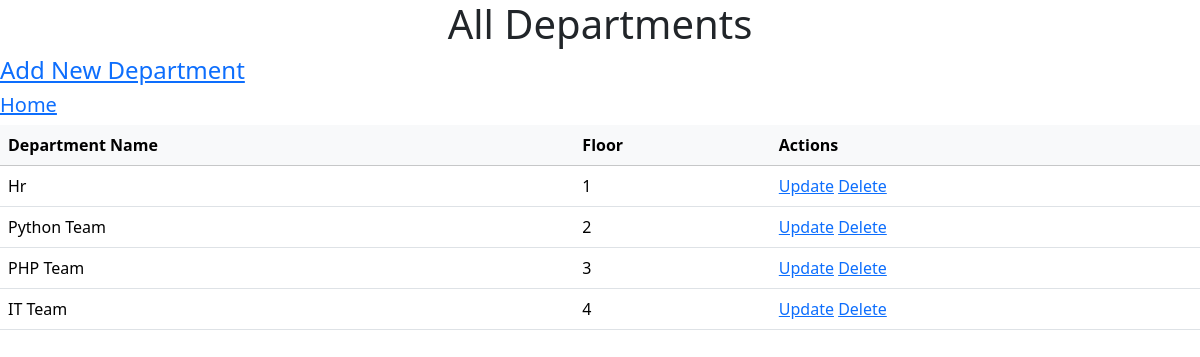
Page /department/ on the committed database.
### EMS_app/models.py (models this page shows, shortened)
class Department(models.Model):
    Floors = [
        ('1','1'),
        ('2','2'),
        ('3','3'),
        ('4','4')
    ]
    D_Name = models.CharField(max_length=50)
    Floor = models.CharField(max_length=1,choices=Floors, blank=False)

### EMS_app/views.py (the view)
# urls.py: path('department/', DeptView.as_view(), name='departments'),
class DeptView(ListView):
    model = Department
    template_name = 'department.html'
    context_object_name = 'departments'

### EMS_app/templates/department.html (shortened to what this page needs)
<!DOCTYPE html>
<html lang="en">
<head>
    <link href="https://cdn.jsdelivr.net/npm/bootstrap@5.3.2/dist/css/bootstrap.min.css" rel="stylesheet">
</head>
<body>
    <h1>All Departments</h1>
    <h4><a href="{% url 'add_dept' %}" class="back-link">Add New Department</a></h4>
    <h5><a href="{% url 'home' %}" >Home</a></h5>
    <table class="table">
        <thead class="table-light">
            <tr>
                <th>Department Name</th>
                <th>Floor</th>
                <th>Actions</th>
            </tr>
        </thead>
        <tbody>
            {% for d in departments %}
                <tr>
                    <td>{{ d.D_Name }}</td>
                    <td>{{ d.Floor }}</td>
                    <td><a href="{% url 'dept_update' d.id %}" >Update</a>
                        <a href="{% url 'dept_delete' d.id %}" >Delete</a></td>
                </tr>
            {% endfor %}
        </tbody>
    </table>
</body>
</html>

### EMS_app/templates/department.html (style rules this page uses)
h1 { text-align:center; }

### rows in the picture
Department: D_Name "Hr", Floor "1"
Department: D_Name "Python Team", Floor "2"
Department: D_Name "PHP Team", Floor "3"
Department: D_Name "IT Team", Floor "4"
